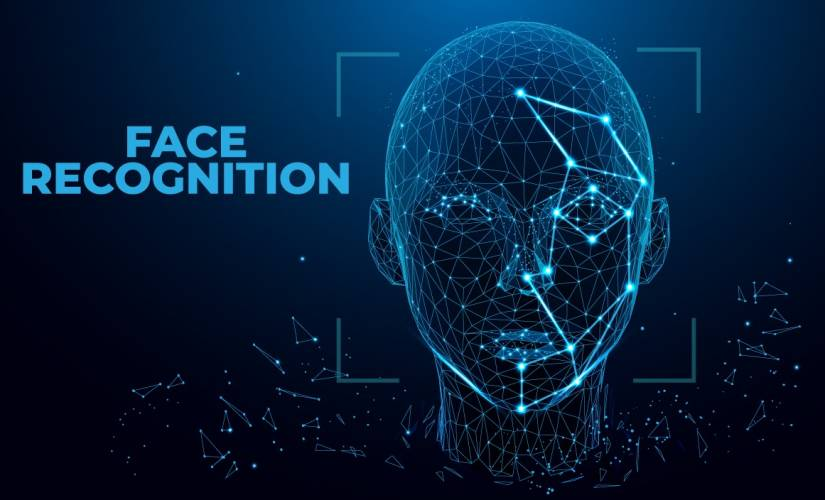
#> input picture image1.jpg, 825 x 500 px, given in place of the camera
$ python face.py
#> lines starting #> are read from the running program, lines starting #| are printed output that depends on the picture
#> the answer given: image1.jpg
import os
import numpy as np
import cv2
import pickle

def capture_and_store_face_data(name, data_limit=100):
    # Check if the 'data' directory exists, and create it if it doesn't
#> called with name = 'image1.jpg', data_limit = 100
    if not os.path.exists('data/'):
        os.makedirs('data/')

    face_data = []
    i = 0

    camera = cv2.VideoCapture(0)

    facecascade = cv2.CascadeClassifier(cv2.data.haarcascades + 'haarcascade_frontalface_default.xml')

    ret = True

    while ret:
        ret, frame = camera.read()
#> frame is the input picture: shape (500, 825, 3); mean B, G, R 60.7, 31.9, 5.5
        if ret:
            gray = cv2.cvtColor(frame, cv2.COLOR_BGR2GRAY)
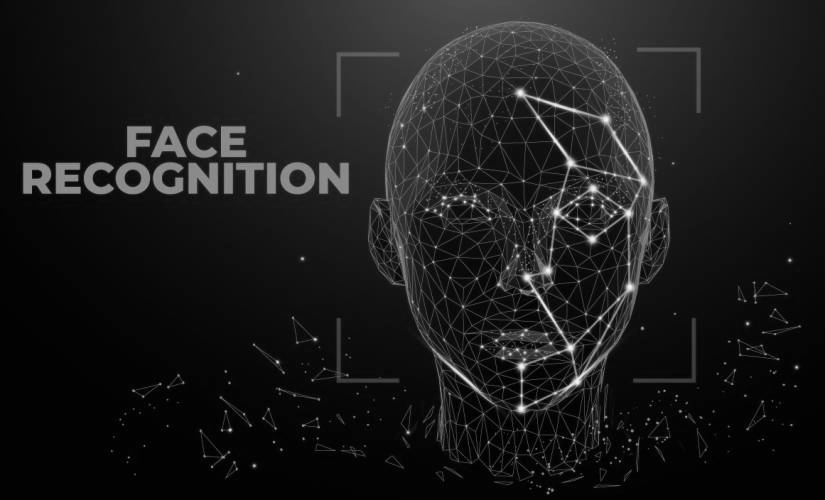
#> gray: shape (500, 825); min 0, max 248, mean 27.3

            face_coordinates = facecascade.detectMultiScale(gray, 1.3, 4)
#> face_coordinates = ()

            for (a, b, w, h) in face_coordinates:
                faces = frame[b:b + h, a:a + w, :]
                resized_faces = cv2.resize(faces, (50, 50))

                if i % 10 == 0 and len(face_data) < data_limit:  # Store every 10th frame up to the limit
                    face_data.append(resized_faces)
                cv2.rectangle(frame, (a, b), (a + w, b + h), (255, 0, 0), 2)
#> this loop made 0 passes
#> after the loop, face_data = []
            i += 1

            cv2.imshow('frames', frame)

            if cv2.waitKey(1) == 27 or len(face_data) >= data_limit:  # Exit when 'Esc' is pressed or data limit is reached
#> (key Esc is pressed here)
                break
        else:
            print('error')
            break

    cv2.destroyAllWindows()
    camera.release()

    face_data = np.asarray(face_data)
#> face_data = empty array
#> (the run stopped early here; a loop or call above may not have finished)
